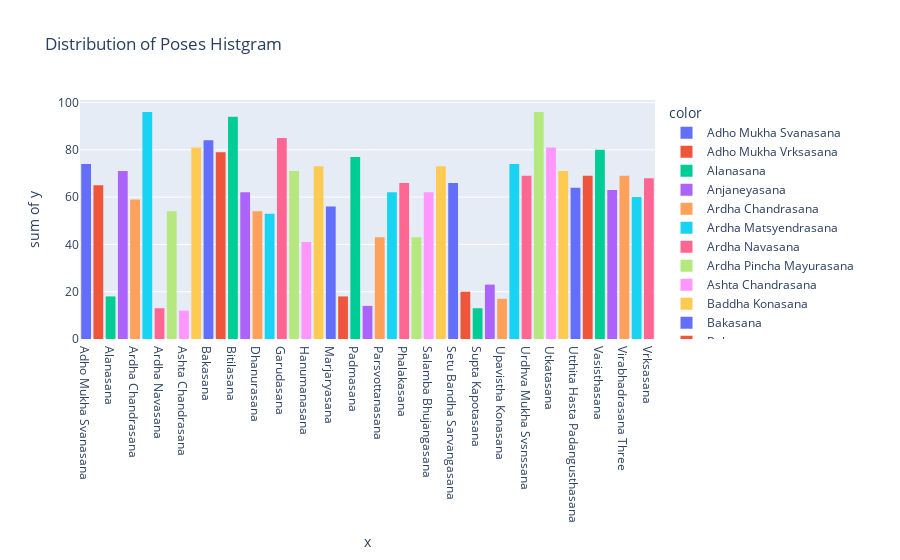

The notebook cell saved with this chart:
### Code cell
# Plot the histogram
hist_figure = px.histogram(x=class_names, y=class_distribution, title='Distribution of Poses Histgram',color=class_names)
hist_figure.show()

### Figure 1 — Plotly figure (JSON) as saved in the notebook; plotly's stock layout.template omitted (floating-point values rounded to 4 significant figures)
{"data": [{"alignmentgroup": "True", "bingroup": "x", "histfunc": "sum", "hovertemplate": "color=Adho Mukha Svanasana<br>x=%{x}<br>sum of y=%{y}<extra></extra>", "legendgroup": "Adho Mukha Svanasana", "marker": {"color": "#636efa", "pattern": {"shape": ""}}, "name": "Adho Mukha Svanasana", "offsetgroup": "Adho Mukha Svanasana", "orientation": "v", "showlegend": true, "type": "histogram", "x": ["Adho Mukha Svanasana"], "xaxis": "x", "y": [74], "yaxis": "y"}, {"alignmentgroup": "True", "bingroup": "x", "histfunc": "sum", "hovertemplate": "color=Adho Mukha Vrksasana<br>x=%{x}<br>sum of y=%{y}<extra></extra>", "legendgroup": "Adho Mukha Vrksasana", "marker": {"color": "#EF553B", "pattern": {"shape": ""}}, "name": "Adho Mukha Vrksasana", "offsetgroup": "Adho Mukha Vrksasana", "orientation": "v", "showlegend": true, "type": "histogram", "x": ["Adho Mukha Vrksasana"], "xaxis": "x", "y": [65], "yaxis": "y"}, {"alignmentgroup": "True", "bingroup": "x", "histfunc": "sum", "hovertemplate": "color=Alanasana<br>x=%{x}<br>sum of y=%{y}<extra></extra>", "legendgroup": "Alanasana", "marker": {"color": "#00cc96", "pattern": {"shape": ""}}, "name": "Alanasana", "offsetgroup": "Alanasana", "orientation": "v", "showlegend": true, "type": "histogram", "x": ["Alanasana"], "xaxis": "x", "y": [18], "yaxis": "y"}, {"alignmentgroup": "True", "bingroup": "x", "histfunc": "sum", "hovertemplate": "color=Anjaneyasana<br>x=%{x}<br>sum of y=%{y}<extra></extra>", "legendgroup": "Anjaneyasana", "marker": {"color": "#ab63fa", "pattern": {"shape": ""}}, "name": "Anjaneyasana", "offsetgroup": "Anjaneyasana", "orientation": "v", "showlegend": true, "type": "histogram", "x": ["Anjaneyasana"], "xaxis": "x", "y": [71], "yaxis": "y"}, {"alignmentgroup": "True", "bingroup": "x", "histfunc": "sum", "hovertemplate": "color=Ardha Chandrasana<br>x=%{x}<br>sum of y=%{y}<extra></extra>", "legendgroup": "Ardha Chandrasana", "marker": {"color": "#FFA15A", "pattern": {"shape": ""}}, "name": "Ardha Chandrasana", "offsetgroup": "Ardha Chandrasana", "orientation": "v", "showlegend": true, "type": "histogram", "x": ["Ardha Chandrasana"], "xaxis": "x", "y": [59], "yaxis": "y"}, {"alignmentgroup": "True", "bingroup": "x", "histfunc": "sum", "hovertemplate": "color=Ardha Matsyendrasana<br>x=%{x}<br>sum of y=%{y}<extra></extra>", "legendgroup": "Ardha Matsyendrasana", "marker": {"color": "#19d3f3", "pattern": {"shape": ""}}, "name": "Ardha Matsyendrasana", "offsetgroup": "Ardha Matsyendrasana", "orientation": "v", "showlegend": true, "type": "histogram", "x": ["Ardha Matsyendrasana"], "xaxis": "x", "y": [96], "yaxis": "y"}, {"alignmentgroup": "True", "bingroup": "x", "histfunc": "sum", "hovertemplate": "color=Ardha Navasana<br>x=%{x}<br>sum of y=%{y}<extra></extra>", "legendgroup": "Ardha Navasana", "marker": {"color": "#FF6692", "pattern": {"shape": ""}}, "name": "Ardha Navasana", "offsetgroup": "Ardha Navasana", "orientation": "v", "showlegend": true, "type": "histogram", "x": ["Ardha Navasana"], "xaxis": "x", "y": [13], "yaxis": "y"}, {"alignmentgroup": "True", "bingroup": "x", "histfunc": "sum", "hovertemplate": "color=Ardha Pincha Mayurasana<br>x=%{x}<br>sum of y=%{y}<extra></extra>", "legendgroup": "Ardha Pincha Mayurasana", "marker": {"color": "#B6E880", "pattern": {"shape": ""}}, "name": "Ardha Pincha Mayurasana", "offsetgroup": "Ardha Pincha Mayurasana", "orientation": "v", "showlegend": true, "type": "histogram", "x": ["Ardha Pincha Mayurasana"], "xaxis": "x", "y": [54], "yaxis": "y"}, {"alignmentgroup": "True", "bingroup": "x", "histfunc": "sum", "hovertemplate": "color=Ashta Chandrasana<br>x=%{x}<br>sum of y=%{y}<extra></extra>", "legendgroup": "Ashta Chandrasana", "marker": {"color": "#FF97FF", "pattern": {"shape": ""}}, "name": "Ashta Chandrasana", "offsetgroup": "Ashta Chandrasana", "orientation": "v", "showlegend": true, "type": "histogram", "x": ["Ashta Chandrasana"], "xaxis": "x", "y": [12], "yaxis": "y"}, {"alignmentgroup": "True", "bingroup": "x", "histfunc": "sum", "hovertemplate": "color=Baddha Konasana<br>x=%{x}<br>sum of y=%{y}<extra></extra>", "legendgroup": "Baddha Konasana", "marker": {"color": "#FECB52", "pattern": {"shape": ""}}, "name": "Baddha Konasana", "offsetgroup": "Baddha Konasana", "orientation": "v", "showlegend": true, "type": "histogram", "x": ["Baddha Konasana"], "xaxis": "x", "y": [81], "yaxis": "y"}, {"alignmentgroup": "True", "bingroup": "x", "histfunc": "sum", "hovertemplate": "color=Bakasana<br>x=%{x}<br>sum of y=%{y}<extra></extra>", "legendgroup": "Bakasana", "marker": {"color": "#636efa", "pattern": {"shape": ""}}, "name": "Bakasana", "offsetgroup": "Bakasana", "orientation": "v", "showlegend": true, "type": "histogram", "x": ["Bakasana"], "xaxis": "x", "y": [84], "yaxis": "y"}, {"alignmentgroup": "True", "bingroup": "x", "histfunc": "sum", "hovertemplate": "color=Balasana<br>x=%{x}<br>sum of y=%{y}<extra></extra>", "legendgroup": "Balasana", "marker": {"color": "#EF553B", "pattern": {"shape": ""}}, "name": "Balasana", "offsetgroup": "Balasana", "orientation": "v", "showlegend": true, "type": "histogram", "x": ["Balasana"], "xaxis": "x", "y": [79], "yaxis": "y"}, {"alignmentgroup": "True", "bingroup": "x", "histfunc": "sum", "hovertemplate": "color=Bitilasana<br>x=%{x}<br>sum of y=%{y}<extra></extra>", "legendgroup": "Bitilasana", "marker": {"color": "#00cc96", "pattern": {"shape": ""}}, "name": "Bitilasana", "offsetgroup": "Bitilasana", "orientation": "v", "showlegend": true, "type": "histogram", "x": ["Bitilasana"], "xaxis": "x", "y": [94], "yaxis": "y"}, {"alignmentgroup": "True", "bingroup": "x", "histfunc": "sum", "hovertemplate": "color=Camatkarasana<br>x=%{x}<br>sum of y=%{y}<extra></extra>", "legendgroup": "Camatkarasana", "marker": {"color": "#ab63fa", "pattern": {"shape": ""}}, "name": "Camatkarasana", "offsetgroup": "Camatkarasana", "orientation": "v", "showlegend": true, "type": "histogram", "x": ["Camatkarasana"], "xaxis": "x", "y": [62], "yaxis": "y"}, {"alignmentgroup": "True", "bingroup": "x", "histfunc": "sum", "hovertemplate": "color=Dhanurasana<br>x=%{x}<br>sum of y=%{y}<extra></extra>", "legendgroup": "Dhanurasana", "marker": {"color": "#FFA15A", "pattern": {"shape": ""}}, "name": "Dhanurasana", "offsetgroup": "Dhanurasana", "orientation": "v", "showlegend": true, "type": "histogram", "x": ["Dhanurasana"], "xaxis": "x", "y": [54], "yaxis": "y"}, {"alignmentgroup": "True", "bingroup": "x", "histfunc": "sum", "hovertemplate": "color=Eka Pada Rajakapotasana<br>x=%{x}<br>sum of y=%{y}<extra></extra>", "legendgroup": "Eka Pada Rajakapotasana", "marker": {"color": "#19d3f3", "pattern": {"shape": ""}}, "name": "Eka Pada Rajakapotasana", "offsetgroup": "Eka Pada Rajakapotasana", "orientation": "v", "showlegend": true, "type": "histogram", "x": ["Eka Pada Rajakapotasana"], "xaxis": "x", "y": [53], "yaxis": "y"}, {"alignmentgroup": "True", "bingroup": "x", "histfunc": "sum", "hovertemplate": "color=Garudasana<br>x=%{x}<br>sum of y=%{y}<extra></extra>", "legendgroup": "Garudasana", "marker": {"color": "#FF6692", "pattern": {"shape": ""}}, "name": "Garudasana", "offsetgroup": "Garudasana", "orientation": "v", "showlegend": true, "type": "histogram", "x": ["Garudasana"], "xaxis": "x", "y": [85], "yaxis": "y"}, {"alignmentgroup": "True", "bingroup": "x", "histfunc": "sum", "hovertemplate": "color=Halasana<br>x=%{x}<br>sum of y=%{y}<extra></extra>", "legendgroup": "Halasana", "marker": {"color": "#B6E880", "pattern": {"shape": ""}}, "name": "Halasana", "offsetgroup": "Halasana", "orientation": "v", "showlegend": true, "type": "histogram", "x": ["Halasana"], "xaxis": "x", "y": [71], "yaxis": "y"}, {"alignmentgroup": "True", "bingroup": "x", "histfunc": "sum", "hovertemplate": "color=Hanumanasana<br>x=%{x}<br>sum of y=%{y}<extra></extra>", "legendgroup": "Hanumanasana", "marker": {"color": "#FF97FF", "pattern": {"shape": ""}}, "name": "Hanumanasana", "offsetgroup": "Hanumanasana", "orientation": "v", "showlegend": true, "type": "histogram", "x": ["Hanumanasana"], "xaxis": "x", "y": [41], "yaxis": "y"}, {"alignmentgroup": "True", "bingroup": "x", "histfunc": "sum", "hovertemplate": "color=Malasana<br>x=%{x}<br>sum of y=%{y}<extra></extra>", "legendgroup": "Malasana", "marker": {"color": "#FECB52", "pattern": {"shape": ""}}, "name": "Malasana", "offsetgroup": "Malasana", "orientation": "v", "showlegend": true, "type": "histogram", "x": ["Malasana"], "xaxis": "x", "y": [73], "yaxis": "y"}, {"alignmentgroup": "True", "bingroup": "x", "histfunc": "sum", "hovertemplate": "color=Marjaryasana<br>x=%{x}<br>sum of y=%{y}<extra></extra>", "legendgroup": "Marjaryasana", "marker": {"color": "#636efa", "pattern": {"shape": ""}}, "name": "Marjaryasana", "offsetgroup": "Marjaryasana", "orientation": "v", "showlegend": true, "type": "histogram", "x": ["Marjaryasana"], "xaxis": "x", "y": [56], "yaxis": "y"}, {"alignmentgroup": "True", "bingroup": "x", "histfunc": "sum", "hovertemplate": "color=Navasana<br>x=%{x}<br>sum of y=%{y}<extra></extra>", "legendgroup": "Navasana", "marker": {"color": "#EF553B", "pattern": {"shape": ""}}, "name": "Navasana", "offsetgroup": "Navasana", "orientation": "v", "showlegend": true, "type": "histogram", "x": ["Navasana"], "xaxis": "x", "y": [18], "yaxis": "y"}, {"alignmentgroup": "True", "bingroup": "x", "histfunc": "sum", "hovertemplate": "color=Padmasana<br>x=%{x}<br>sum of y=%{y}<extra></extra>", "legendgroup": "Padmasana", "marker": {"color": "#00cc96", "pattern": {"shape": ""}}, "name": "Padmasana", "offsetgroup": "Padmasana", "orientation": "v", "showlegend": true, "type": "histogram", "x": ["Padmasana"], "xaxis": "x", "y": [77], "yaxis": "y"}, {"alignmentgroup": "True", "bingroup": "x", "histfunc": "sum", "hovertemplate": "color=Parsva Virabhadrasana<br>x=%{x}<br>sum of y=%{y}<extra></extra>", "legendgroup": "Parsva Virabhadrasana", "marker": {"color": "#ab63fa", "pattern": {"shape": ""}}, "name": "Parsva Virabhadrasana", "offsetgroup": "Parsva Virabhadrasana", "orientation": "v", "showlegend": true, "type": "histogram", "x": ["Parsva Virabhadrasana"], "xaxis": "x", "y": [14], "yaxis": "y"}, {"alignmentgroup": "True", "bingroup": "x", "histfunc": "sum", "hovertemplate": "color=Parsvottanasana<br>x=%{x}<br>sum of y=%{y}<extra></extra>", "legendgroup": "Parsvottanasana", "marker": {"color": "#FFA15A", "pattern": {"shape": ""}}, "name": "Parsvottanasana", "offsetgroup": "Parsvottanasana", "orientation": "v", "showlegend": true, "type": "histogram", "x": ["Parsvottanasana"], "xaxis": "x", "y": [43], "yaxis": "y"}, {"alignmentgroup": "True", "bingroup": "x", "histfunc": "sum", "hovertemplate": "color=Paschimottanasana<br>x=%{x}<br>sum of y=%{y}<extra></extra>", "legendgroup": "Paschimottanasana", "marker": {"color": "#19d3f3", "pattern": {"shape": ""}}, "name": "Paschimottanasana", "offsetgroup": "Paschimottanasana", "orientation": "v", "showlegend": true, "type": "histogram", "x": ["Paschimottanasana"], "xaxis": "x", "y": [62], "yaxis": "y"}, {"alignmentgroup": "True", "bingroup": "x", "histfunc": "sum", "hovertemplate": "color=Phalakasana<br>x=%{x}<br>sum of y=%{y}<extra></extra>", "legendgroup": "Phalakasana", "marker": {"color": "#FF6692", "pattern": {"shape": ""}}, "name": "Phalakasana", "offsetgroup": "Phalakasana", "orientation": "v", "showlegend": true, "type": "histogram", "x": ["Phalakasana"], "xaxis": "x", "y": [66], "yaxis": "y"}, {"alignmentgroup": "True", "bingroup": "x", "histfunc": "sum", "hovertemplate": "color=Pincha Mayurasana<br>x=%{x}<br>sum of y=%{y}<extra></extra>", "legendgroup": "Pincha Mayurasana", "marker": {"color": "#B6E880", "pattern": {"shape": ""}}, "name": "Pincha Mayurasana", "offsetgroup": "Pincha Mayurasana", "orientation": "v", "showlegend": true, "type": "histogram", "x": ["Pincha Mayurasana"], "xaxis": "x", "y": [43], "yaxis": "y"}, {"alignmentgroup": "True", "bingroup": "x", "histfunc": "sum", "hovertemplate": "color=Salamba Bhujangasana<br>x=%{x}<br>sum of y=%{y}<extra></extra>", "legendgroup": "Salamba Bhujangasana", "marker": {"color": "#FF97FF", "pattern": {"shape": ""}}, "name": "Salamba Bhujangasana", "offsetgroup": "Salamba Bhujangasana", "orientation": "v", "showlegend": true, "type": "histogram", "x": ["Salamba Bhujangasana"], "xaxis": "x", "y": [62], "yaxis": "y"}, {"alignmentgroup": "True", "bingroup": "x", "histfunc": "sum", "hovertemplate": "color=Salamba Sarvangasana<br>x=%{x}<br>sum of y=%{y}<extra></extra>", "legendgroup": "Salamba Sarvangasana", "marker": {"color": "#FECB52", "pattern": {"shape": ""}}, "name": "Salamba Sarvangasana", "offsetgroup": "Salamba Sarvangasana", "orientation": "v", "showlegend": true, "type": "histogram", "x": ["Salamba Sarvangasana"], "xaxis": "x", "y": [73], "yaxis": "y"}, {"alignmentgroup": "True", "bingroup": "x", "histfunc": "sum", "hovertemplate": "color=Setu Bandha Sarvangasana<br>x=%{x}<br>sum of y=%{y}<extra></extra>", "legendgroup": "Setu Bandha Sarvangasana", "marker": {"color": "#636efa", "pattern": {"shape": ""}}, "name": "Setu Bandha Sarvangasana", "offsetgroup": "Setu Bandha Sarvangasana", "orientation": "v", "showlegend": true, "type": "histogram", "x": ["Setu Bandha Sarvangasana"], "xaxis": "x", "y": [66], "yaxis": "y"}, {"alignmentgroup": "True", "bingroup": "x", "histfunc": "sum", "hovertemplate": "color=Sivasana<br>x=%{x}<br>sum of y=%{y}<extra></extra>", "legendgroup": "Sivasana", "marker": {"color": "#EF553B", "pattern": {"shape": ""}}, "name": "Sivasana", "offsetgroup": "Sivasana", "orientation": "v", "showlegend": true, "type": "histogram", "x": ["Sivasana"], "xaxis": "x", "y": [20], "yaxis": "y"}, {"alignmentgroup": "True", "bingroup": "x", "histfunc": "sum", "hovertemplate": "color=Supta Kapotasana<br>x=%{x}<br>sum of y=%{y}<extra></extra>", "legendgroup": "Supta Kapotasana", "marker": {"color": "#00cc96", "pattern": {"shape": ""}}, "name": "Supta Kapotasana", "offsetgroup": "Supta Kapotasana", "orientation": "v", "showlegend": true, "type": "histogram", "x": ["Supta Kapotasana"], "xaxis": "x", "y": [13], "yaxis": "y"}, {"alignmentgroup": "True", "bingroup": "x", "histfunc": "sum", "hovertemplate": "color=Trikonasana<br>x=%{x}<br>sum of y=%{y}<extra></extra>", "legendgroup": "Trikonasana", "marker": {"color": "#ab63fa", "pattern": {"shape": ""}}, "name": "Trikonasana", "offsetgroup": "Trikonasana", "orientation": "v", "showlegend": true, "type": "histogram", "x": ["Trikonasana"], "xaxis": "x", "y": [23], "yaxis": "y"}, {"alignmentgroup": "True", "bingroup": "x", "histfunc": "sum", "hovertemplate": "color=Upavistha Konasana<br>x=%{x}<br>sum of y=%{y}<extra></extra>", "legendgroup": "Upavistha Konasana", "marker": {"color": "#FFA15A", "pattern": {"shape": ""}}, "name": "Upavistha Konasana", "offsetgroup": "Upavistha Konasana", "orientation": "v", "showlegend": true, "type": "histogram", "x": ["Upavistha Konasana"], "xaxis": "x", "y": [17], "yaxis": "y"}, {"alignmentgroup": "True", "bingroup": "x", "histfunc": "sum", "hovertemplate": "color=Urdhva Dhanurasana<br>x=%{x}<br>sum of y=%{y}<extra></extra>", "legendgroup": "Urdhva Dhanurasana", "marker": {"color": "#19d3f3", "pattern": {"shape": ""}}, "name": "Urdhva Dhanurasana", "offsetgroup": "Urdhva Dhanurasana", "orientation": "v", "showlegend": true, "type": "histogram", "x": ["Urdhva Dhanurasana"], "xaxis": "x", "y": [74], "yaxis": "y"}, {"alignmentgroup": "True", "bingroup": "x", "histfunc": "sum", "hovertemplate": "color=Urdhva Mukha Svsnssana<br>x=%{x}<br>sum of y=%{y}<extra></extra>", "legendgroup": "Urdhva Mukha Svsnssana", "marker": {"color": "#FF6692", "pattern": {"shape": ""}}, "name": "Urdhva Mukha Svsnssana", "offsetgroup": "Urdhva Mukha Svsnssana", "orientation": "v", "showlegend": true, "type": "histogram", "x": ["Urdhva Mukha Svsnssana"], "xaxis": "x", "y": [69], "yaxis": "y"}, {"alignmentgroup": "True", "bingroup": "x", "histfunc": "sum", "hovertemplate": "color=Ustrasana<br>x=%{x}<br>sum of y=%{y}<extra></extra>", "legendgroup": "Ustrasana", "marker": {"color": "#B6E880", "pattern": {"shape": ""}}, "name": "Ustrasana", "offsetgroup": "Ustrasana", "orientation": "v", "showlegend": true, "type": "histogram", "x": ["Ustrasana"], "xaxis": "x", "y": [96], "yaxis": "y"}, {"alignmentgroup": "True", "bingroup": "x", "histfunc": "sum", "hovertemplate": "color=Utkatasana<br>x=%{x}<br>sum of y=%{y}<extra></extra>", "legendgroup": "Utkatasana", "marker": {"color": "#FF97FF", "pattern": {"shape": ""}}, "name": "Utkatasana", "offsetgroup": "Utkatasana", "orientation": "v", "showlegend": true, "type": "histogram", "x": ["Utkatasana"], "xaxis": "x", "y": [81], "yaxis": "y"}, {"alignmentgroup": "True", "bingroup": "x", "histfunc": "sum", "hovertemplate": "color=Uttanasana<br>x=%{x}<br>sum of y=%{y}<extra></extra>", "legendgroup": "Uttanasana", "marker": {"color": "#FECB52", "pattern": {"shape": ""}}, "name": "Uttanasana", "offsetgroup": "Uttanasana", "orientation": "v", "showlegend": true, "type": "histogram", "x": ["Uttanasana"], "xaxis": "x", "y": [71], "yaxis": "y"}, {"alignmentgroup": "True", "bingroup": "x", "histfunc": "sum", "hovertemplate": "color=Utthita Hasta Padangusthasana<br>x=%{x}<br>sum of y=%{y}<extra></extra>", "legendgroup": "Utthita Hasta Padangusthasana", "marker": {"color": "#636efa", "pattern": {"shape": ""}}, "name": "Utthita Hasta Padangusthasana", "offsetgroup": "Utthita Hasta Padangusthasana", "orientation": "v", "showlegend": true, "type": "histogram", "x": ["Utthita Hasta Padangusthasana"], "xaxis": "x", "y": [64], "yaxis": "y"}, {"alignmentgroup": "True", "bingroup": "x", "histfunc": "sum", "hovertemplate": "color=Utthita Parsvakonasana<br>x=%{x}<br>sum of y=%{y}<extra></extra>", "legendgroup": "Utthita Parsvakonasana", "marker": {"color": "#EF553B", "pattern": {"shape": ""}}, "name": "Utthita Parsvakonasana", "offsetgroup": "Utthita Parsvakonasana", "orientation": "v", "showlegend": true, "type": "histogram", "x": ["Utthita Parsvakonasana"], "xaxis": "x", "y": [69], "yaxis": "y"}, {"alignmentgroup": "True", "bingroup": "x", "histfunc": "sum", "hovertemplate": "color=Vasisthasana<br>x=%{x}<br>sum of y=%{y}<extra></extra>", "legendgroup": "Vasisthasana", "marker": {"color": "#00cc96", "pattern": {"shape": ""}}, "name": "Vasisthasana", "offsetgroup": "Vasisthasana", "orientation": "v", "showlegend": true, "type": "histogram", "x": ["Vasisthasana"], "xaxis": "x", "y": [80], "yaxis": "y"}, {"alignmentgroup": "True", "bingroup": "x", "histfunc": "sum", "hovertemplate": "color=Virabhadrasana One<br>x=%{x}<br>sum of y=%{y}<extra></extra>", "legendgroup": "Virabhadrasana One", "marker": {"color": "#ab63fa", "pattern": {"shape": ""}}, "name": "Virabhadrasana One", "offsetgroup": "Virabhadrasana One", "orientation": "v", "showlegend": true, "type": "histogram", "x": ["Virabhadrasana One"], "xaxis": "x", "y": [63], "yaxis": "y"}, {"alignmentgroup": "True", "bingroup": "x", "histfunc": "sum", "hovertemplate": "color=Virabhadrasana Three<br>x=%{x}<br>sum of y=%{y}<extra></extra>", "legendgroup": "Virabhadrasana Three", "marker": {"color": "#FFA15A", "pattern": {"shape": ""}}, "name": "Virabhadrasana Three", "offsetgroup": "Virabhadrasana Three", "orientation": "v", "showlegend": true, "type": "histogram", "x": ["Virabhadrasana Three"], "xaxis": "x", "y": [69], "yaxis": "y"}, {"alignmentgroup": "True", "bingroup": "x", "histfunc": "sum", "hovertemplate": "color=Virabhadrasana Two<br>x=%{x}<br>sum of y=%{y}<extra></extra>", "legendgroup": "Virabhadrasana Two", "marker": {"color": "#19d3f3", "pattern": {"shape": ""}}, "name": "Virabhadrasana Two", "offsetgroup": "Virabhadrasana Two", "orientation": "v", "showlegend": true, "type": "histogram", "x": ["Virabhadrasana Two"], "xaxis": "x", "y": [60], "yaxis": "y"}, {"alignmentgroup": "True", "bingroup": "x", "histfunc": "sum", "hovertemplate": "color=Vrksasana<br>x=%{x}<br>sum of y=%{y}<extra></extra>", "legendgroup": "Vrksasana", "marker": {"color": "#FF6692", "pattern": {"shape": ""}}, "name": "Vrksasana", "offsetgroup": "Vrksasana", "orientation": "v", "showlegend": true, "type": "histogram", "x": ["Vrksasana"], "xaxis": "x", "y": [68], "yaxis": "y"}], "layout": {"barmode": "relative", "legend": {"title": {"text": "color"}, "tracegroupgap": 0}, "title": {"text": "Distribution of Poses Histgram"}, "xaxis": {"anchor": "y", "domain": [0, 1], "title": {"text": "x"}}, "yaxis": {"anchor": "x", "domain": [0, 1], "title": {"text": "sum of y"}}}}
